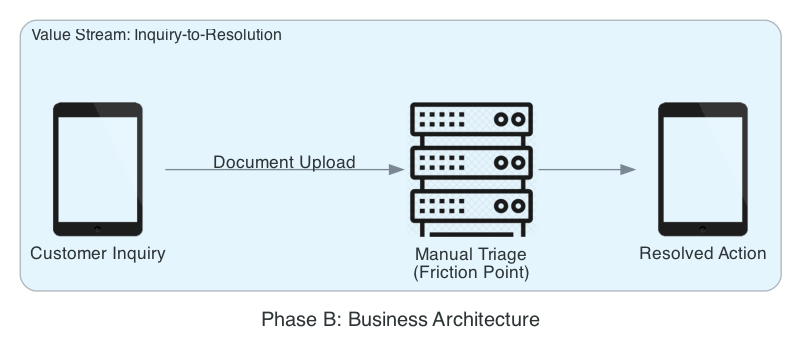

The script that drew this image:
from diagrams import Diagram, Cluster, Edge
from diagrams.generic.device import Tablet
from diagrams.generic.compute import Rack

graph_attr = {"pad": "0.1", "nodesep": "0.6", "ranksep": "1.0", "bgcolor": "transparent"}

with Diagram("Phase B: Business Architecture", show=False, filename="doc_business_arch", direction="LR", graph_attr=graph_attr):
    with Cluster("Value Stream: Inquiry-to-Resolution"):
        inquiry = Tablet("Customer Inquiry")
        triage = Rack("Manual Triage\n(Friction Point)")
        resolution = Tablet("Resolved Action")

    inquiry >> Edge(label="Document Upload") >> triage >> resolution
